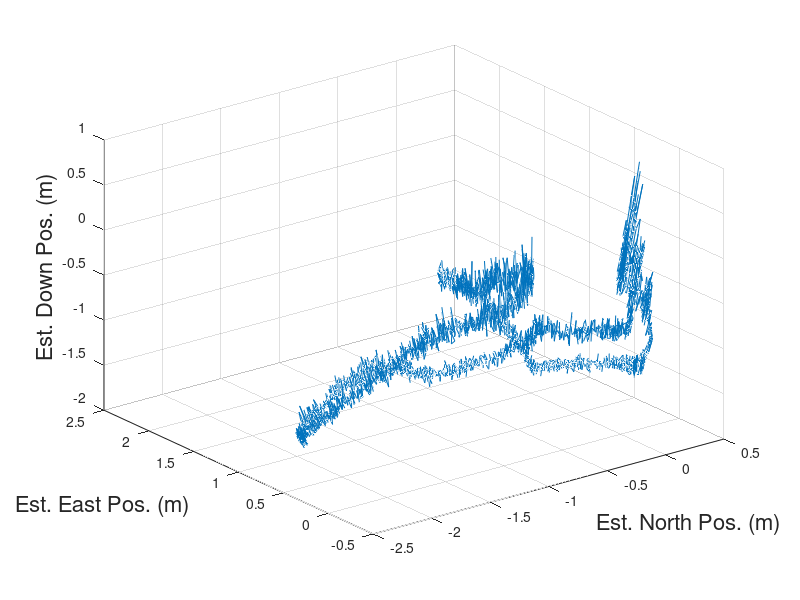
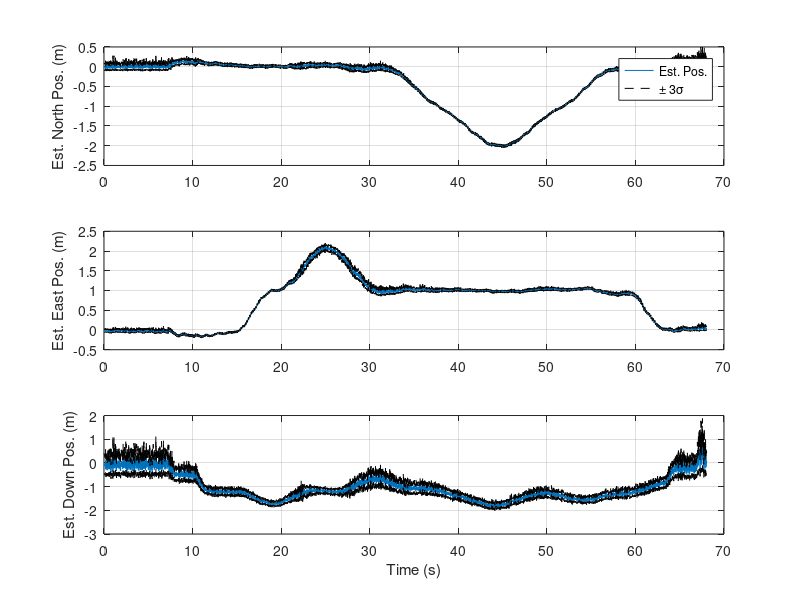

The MATLAB source for these figures, in order:
% Created by Alex Kim

clear all       % clears the workspace
clc             % clears the command window
close all       % closes all figures

% %%%%%%%%%%%%%%%%%%%%%%%%%%%%%%%%%%%%%%%%%%%%%%%%%%%%%%%%%%%%%%%%%%%%%%
%% Define Constants

Data = load("flight_data4_7B_Space.mat");
GPS_sat_loc = Data.GPS_sat_loc;

time = Data.time_data;

Calibration0 = load("Calibration_0_7B_Space.mat");
Calibration1 = load("Calibration_1_7B_Space.mat");
Calibration2 = load("Calibration_2_7B_Space.mat");
Calibration3 = load("Calibration_3_7B_Space.mat");
Calibration4 = load("Calibration_4_7B_Space.mat");

pseudo0 = Calibration0.pseudo_range;
pseudo1 = Calibration1.pseudo_range;
pseudo2 = Calibration2.pseudo_range;
pseudo3 = Calibration3.pseudo_range;
pseudo4 = Calibration4.pseudo_range;

PDOP = zeros(1,length(Data.pseudo_range));
TDOP = zeros(1,length(Data.pseudo_range));
NDOP = zeros(1,length(Data.pseudo_range));
EDOP = zeros(1,length(Data.pseudo_range));
DDOP = zeros(1,length(Data.pseudo_range));

% Calibration Points
Point0 = [0 0 0];
Point1 = [0 5 0];
Point2 = [-5 5 0]; % Point 2 was an outlier
Point3 = [-5 0 0];
Point4 = [-10 0 0];

% Takes the std of the calibration pseudo ranges
for i=1:6
    stds0(i) = std(pseudo0(:,i));
    stds1(i) = std(pseudo1(:,i));
    stds2(i) = std(pseudo2(:,i));
    stds3(i) = std(pseudo3(:,i));
    stds4(i) = std(pseudo4(:,i));
end

% Mean standard deviation of the pseudo ranges (σ_p)
std_total = mean([stds0; stds1; stds3; stds4], 'all');

% Position of the pseudolites (TO BE ENTERED)

r_S1 = [GPS_sat_loc(1,1);GPS_sat_loc(2,1);GPS_sat_loc(3,1)];
r_S2 = [GPS_sat_loc(1,2);GPS_sat_loc(2,2);GPS_sat_loc(3,2)];
r_S3 = [GPS_sat_loc(1,3);GPS_sat_loc(2,3);GPS_sat_loc(3,3)];
r_S4 = [GPS_sat_loc(1,4);GPS_sat_loc(2,4);GPS_sat_loc(3,4)];
r_S5 = [GPS_sat_loc(1,5);GPS_sat_loc(2,5);GPS_sat_loc(3,5)];
r_S6 = [GPS_sat_loc(1,6);GPS_sat_loc(2,6);GPS_sat_loc(3,6)];

% Initial guess of receiver position
r_R_bar = [0;0;0];

for i=1:length(Data.pseudo_range)
    % Ranges between the pseudolites and the receiver (TO BE ENTERED)
    rho1 = Data.pseudo_range(i,1);
    rho2 = Data.pseudo_range(i,2);
    rho3 = Data.pseudo_range(i,3);
    rho4 = Data.pseudo_range(i,4);
    rho5 = Data.pseudo_range(i,5);
    rho6 = Data.pseudo_range(i,6);
    
    % Maximum number of iterations for Newton's method
    max_iters = 10;
    
    % %%%%%%%%%%%%%%%%%%%%%%%%%%%%%%%%%%%%%%%%%%%%%%%%%%%%%%%%%%%%%%%%%%%%%%
    %% Solve Using Newton's Method
    
    % Initialized loop variables
    iters = 0;
    stop = 0;
    while stop == 0
	    iters = iters+1; % update number of iterations
    
	    % Compute range based on current estimate of receiver position
	    rho1_bar = norm(r_R_bar-r_S1);
	    rho2_bar = norm(r_R_bar-r_S2);
	    rho3_bar = norm(r_R_bar-r_S3);
        rho4_bar = norm(r_R_bar-r_S4);
        rho5_bar = norm(r_R_bar-r_S5);
        rho6_bar = norm(r_R_bar-r_S6);
    
	    % Compute matrices from linearization for Newton's method
	    A = [(r_R_bar(1)-r_S1(1))/rho1_bar (r_R_bar(2)-r_S1(2))/rho1_bar (r_R_bar(3)-r_S1(3))/rho1_bar 1;...
		    (r_R_bar(1)-r_S2(1))/rho2_bar (r_R_bar(2)-r_S2(2))/rho2_bar (r_R_bar(3)-r_S2(3))/rho2_bar 1;...
		    (r_R_bar(1)-r_S3(1))/rho3_bar (r_R_bar(2)-r_S3(2))/rho3_bar (r_R_bar(3)-r_S3(3))/rho3_bar 1; ...
            (r_R_bar(1)-r_S4(1))/rho4_bar (r_R_bar(2)-r_S4(2))/rho4_bar (r_R_bar(3)-r_S4(3))/rho4_bar 1; ...
            (r_R_bar(1)-r_S5(1))/rho5_bar (r_R_bar(2)-r_S5(2))/rho5_bar (r_R_bar(3)-r_S5(3))/rho5_bar 1; ...
            (r_R_bar(1)-r_S6(1))/rho6_bar (r_R_bar(2)-r_S6(2))/rho6_bar (r_R_bar(3)-r_S6(3))/rho6_bar 1];
	    b = [rho1 - rho1_bar; rho2 - rho2_bar; rho3 - rho3_bar; rho4 - rho4_bar; rho5 - rho5_bar; rho6 - rho6_bar];
    
	    % Solve for updated receiver position estimate
	    delta_x = A\b;
        delta_r = delta_x(1:3);
        c_delta_Tr = delta_x(4);
	    r_R_bar = r_R_bar + delta_r;
    
	    % Stopping criteria based on convergence on solution within 1e-6 m or
	    % exceeding maximum number of iterations
	    if ((norm(delta_x) < 1e-6) || (iters > max_iters)) 
		    stop = 1;
	    end
    end
    
    Q = (A'*A)^-1;
    PDOP(i) = sqrt(Q(1,1)+Q(2,2)+Q(3,3));
    TDOP(i) = sqrt(Q(4,4));
    NDOP(i) = sqrt(Q(1,1));
    EDOP(i) = sqrt(Q(2,2));
    DDOP(i) = sqrt(Q(3,3));
    
    % Estimated position of the receiver
    r_R_sol = r_R_bar;
    r_R_sol_Arr_x(i) = r_R_sol(1);
    r_R_sol_Arr_y(i) = r_R_sol(2);
    r_R_sol_Arr_z(i) = r_R_sol(3);
    
    % Estimated receiver clock offset
    c_delta_Tr_sol = c_delta_Tr;
    c_delta_Tr_sol_Arr{i} = c_delta_Tr_sol;

end

% Calculate the error
sigma_north = NDOP*std_total;
sigma_east = EDOP*std_total;
sigma_down = DDOP*std_total;

upper_x = r_R_sol_Arr_x + 3*sigma_north;
lower_x = r_R_sol_Arr_x - 3*sigma_north;

upper_y = r_R_sol_Arr_y + 3*sigma_east;
lower_y = r_R_sol_Arr_y - 3*sigma_east;

upper_z = r_R_sol_Arr_z + 3*sigma_down;
lower_z = r_R_sol_Arr_z - 3*sigma_down;

% 3D trajectory plot
figure;
plot3(r_R_sol_Arr_x, r_R_sol_Arr_y, r_R_sol_Arr_z)
grid on
xlabel('Est. North Pos. (m)', 'FontSize', 16)
ylabel('Est. East Pos. (m)', 'FontSize', 16)
zlabel('Est. Down Pos. (m)', 'FontSize', 16)

% Individual plots with ±3σ bounds
figure;

subplot(3,1,1)
plot(time, r_R_sol_Arr_x)
hold on
plot(time, upper_x, '--k')
plot(time, lower_x, '--k')
hold off
grid on
ylabel('Est. North Pos. (m)')
legend('Est. Pos.', '\pm 3\sigma')

subplot(3,1,2)
plot(time, r_R_sol_Arr_y)
hold on
plot(time, upper_y, '--k')
plot(time, lower_y, '--k')
hold off
grid on
ylabel('Est. East Pos. (m)')

subplot(3,1,3)
plot(time, r_R_sol_Arr_z)
hold on
plot(time, upper_z, '--k')
plot(time, lower_z, '--k')
hold off
grid on
ylabel('Est. Down Pos. (m)')
xlabel('Time (s)')